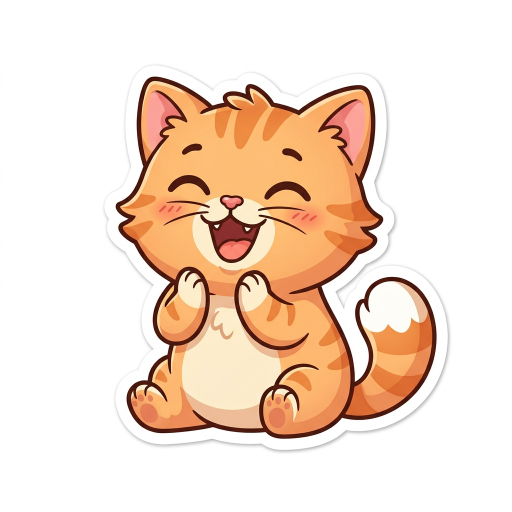
#> input picture assets/poses/feliz.png, 1024 x 1024 px (shown at 1/2 size)
$ python prepare_assets.py
#> lines starting #> are read from the running program, lines starting #| are printed output that depends on the picture
#> in main, img is the input picture: PIL image 1024x1024 RGB; mean R, G, B 243, 222.8, 207.7
"""
prepare_assets.py
Procesa las imágenes del gato desde assets/poses/ del root del monorepo:
  1. Remueve el fondo blanco → transparente (flood fill desde esquinas, tolerancia 30)
  2. Redimensiona a 300x300 manteniendo aspect ratio con padding transparente
  3. Guarda en backend/assets/poses/ con los nombres del sistema de emociones
"""
from __future__ import annotations

from pathlib import Path
from collections import deque
from PIL import Image

# ── Paths ─────────────────────────────────────────────────────────────────────

ROOT        = Path(__file__).parent.parent.parent          # raíz del monorepo
SRC_DIR     = ROOT / "assets" / "poses"                    # imágenes originales
DST_DIR     = Path(__file__).parent.parent / "assets" / "poses"  # backend/assets/poses
DST_DIR.mkdir(parents=True, exist_ok=True)

# ── Mapeo nombre_original → nombre_sistema ────────────────────────────────────

MAPPING = {
    "feliz.png":       "risa.png",
    "enojado.png":     "enojo.png",
    "sorpresa.png":    "sorpresa.png",
    "lloroso.png":     "tristeza.png",
    "confundido.png":  "confusión.png",
    "dealwithit.png":  "sarcasmo.png",
    # extras — se guardan con su nombre original para uso futuro
    "celebra.png":     "celebra.png",
    "confiado.png":    "confiado.png",
    "aburrido.png":    "aburrido.png",
    "distraido.png":   "distraido.png",
}

TARGET_SIZE = (300, 300)
TOLERANCE   = 30   # tolerancia para flood fill del fondo blanco


# ── Helpers ───────────────────────────────────────────────────────────────────

def _color_distance(c1: tuple, c2: tuple) -> float:
    """Distancia euclidiana entre dos colores RGB."""
    return sum((a - b) ** 2 for a, b in zip(c1[:3], c2[:3])) ** 0.5


def remove_white_background(img: Image.Image, tolerance: int = TOLERANCE) -> Image.Image:
    """
    Flood fill desde las 4 esquinas para detectar el fondo blanco y
    convertirlo a transparente. Funciona bien con imágenes estilo sticker
    que tienen fondo blanco uniforme.
    """
#> called with tolerance = 30
    img = img.convert("RGBA")
#> img: PIL image 1024x1024 RGBA
    data = img.load()
    width, height = img.size
#> width = 1024; height = 1024

    # Color de referencia: promedio de las 4 esquinas
    corners = [
        data[0, 0][:3],
        data[width - 1, 0][:3],
        data[0, height - 1][:3],
        data[width - 1, height - 1][:3],
    ]
#> corners = [(254, 252, 251), (253, 254, 253), (253, 255, 253), (254, 254, 254)]
    bg_color = tuple(sum(c[i] for c in corners) // 4 for i in range(3))
#> bg_color = (253, 253, 252)

    visited = [[False] * height for _ in range(width)]
    queue   = deque()

    # Sembrar desde las 4 esquinas
    seeds = [(0, 0), (width - 1, 0), (0, height - 1), (width - 1, height - 1)]
    for sx, sy in seeds:
        if not visited[sx][sy]:
            queue.append((sx, sy))
            visited[sx][sy] = True

    while queue:
        x, y = queue.popleft()
        r, g, b, a = data[x, y]
        if _color_distance((r, g, b), bg_color) <= tolerance:
            data[x, y] = (r, g, b, 0)   # transparente
            for nx, ny in [(x-1,y),(x+1,y),(x,y-1),(x,y+1)]:
                if 0 <= nx < width and 0 <= ny < height and not visited[nx][ny]:
                    visited[nx][ny] = True
                    queue.append((nx, ny))
#> this loop made 715188 passes
#> after the loop, visited = 1024 items

    return img


def fit_to_canvas(img: Image.Image, size: tuple = TARGET_SIZE) -> Image.Image:
    """
    Redimensiona manteniendo aspect ratio y centra sobre un canvas
    transparente de 'size'.
    """
#> called with size = (300, 300)
    img.thumbnail(size, Image.LANCZOS)
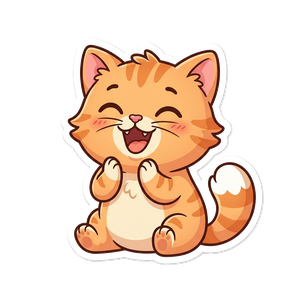
#> img: PIL image 300x300 RGBA; mean R, G, B, A 79.3, 58.8, 43.6, 82.9; transparent parts drawn white
    canvas = Image.new("RGBA", size, (0, 0, 0, 0))
#> canvas: PIL image 300x300 RGBA; every value is 0
    offset = ((size[0] - img.width) // 2, (size[1] - img.height) // 2)
#> offset = (0, 0)
    canvas.paste(img, offset, img if img.mode == "RGBA" else None)
    return canvas


# ── Main ──────────────────────────────────────────────────────────────────────

def main():
    print(f"Source : {SRC_DIR}")
    print(f"Dest   : {DST_DIR}")
    print(f"Canvas : {TARGET_SIZE[0]}x{TARGET_SIZE[1]}px\n")

    processed = 0
    errors    = 0

    for src_name, dst_name in MAPPING.items():
        src_path = SRC_DIR / src_name
        dst_path = DST_DIR / dst_name

        if not src_path.exists():
            print(f"  SKIP {src_name} (no encontrado en {SRC_DIR})")
            continue

        try:
            img    = Image.open(src_path)
            img    = remove_white_background(img)
            img    = fit_to_canvas(img)
            img.save(dst_path, format="PNG")
            print(f"  OK   {src_name:20s} -> {dst_name}")
            processed += 1
        except Exception as e:
            print(f"  ERR  {src_name:20s} ERROR: {e}")
            errors += 1
#> pass 2 of the loop in main, `for src_name, dst_name in MAPPING.items():`:
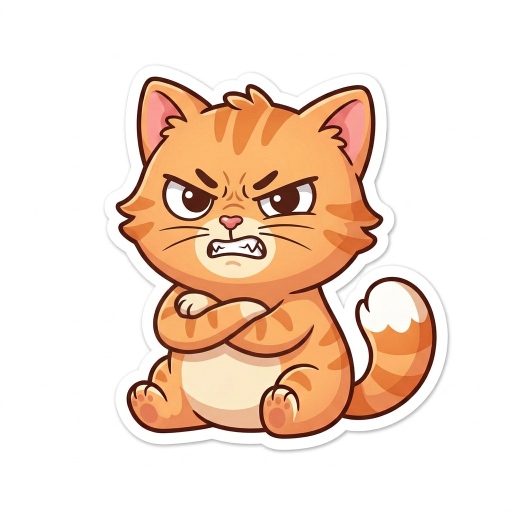
#> input picture assets/poses/enojado.png, 1024 x 1024 px (shown at 1/2 size)
#> in main, img is the input picture: PIL image 1024x1024 RGB; mean R, G, B 241.3, 220.7, 205.9
#> the loop in remove_white_background (call 2), `while queue:` made 714776 passes
#> (r, g, b) on passes 1 to 3: (253, 254, 253), (255, 255, 255), (253, 254, 253)
#> in fit_to_canvas (call 2), `img.thumbnail(size, Image.LANCZOS)`:
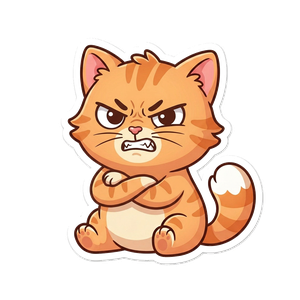
#> img: PIL image 300x300 RGBA; mean R, G, B, A 78, 57.2, 42.4, 83.1; transparent parts drawn white

    print(f"\nResultado: {processed} procesadas, {errors} errores")
    print(f"Archivos en {DST_DIR}:")
    for f in sorted(DST_DIR.iterdir()):
        size_kb = f.stat().st_size // 1024
        print(f"  {f.name:30s} {size_kb} KB")
#|   aburrido.png                   81 KB
#> pass 2 of the loop in main, `for f in sorted(DST_DIR.iterdir()):`:


if __name__ == "__main__":
    main()
